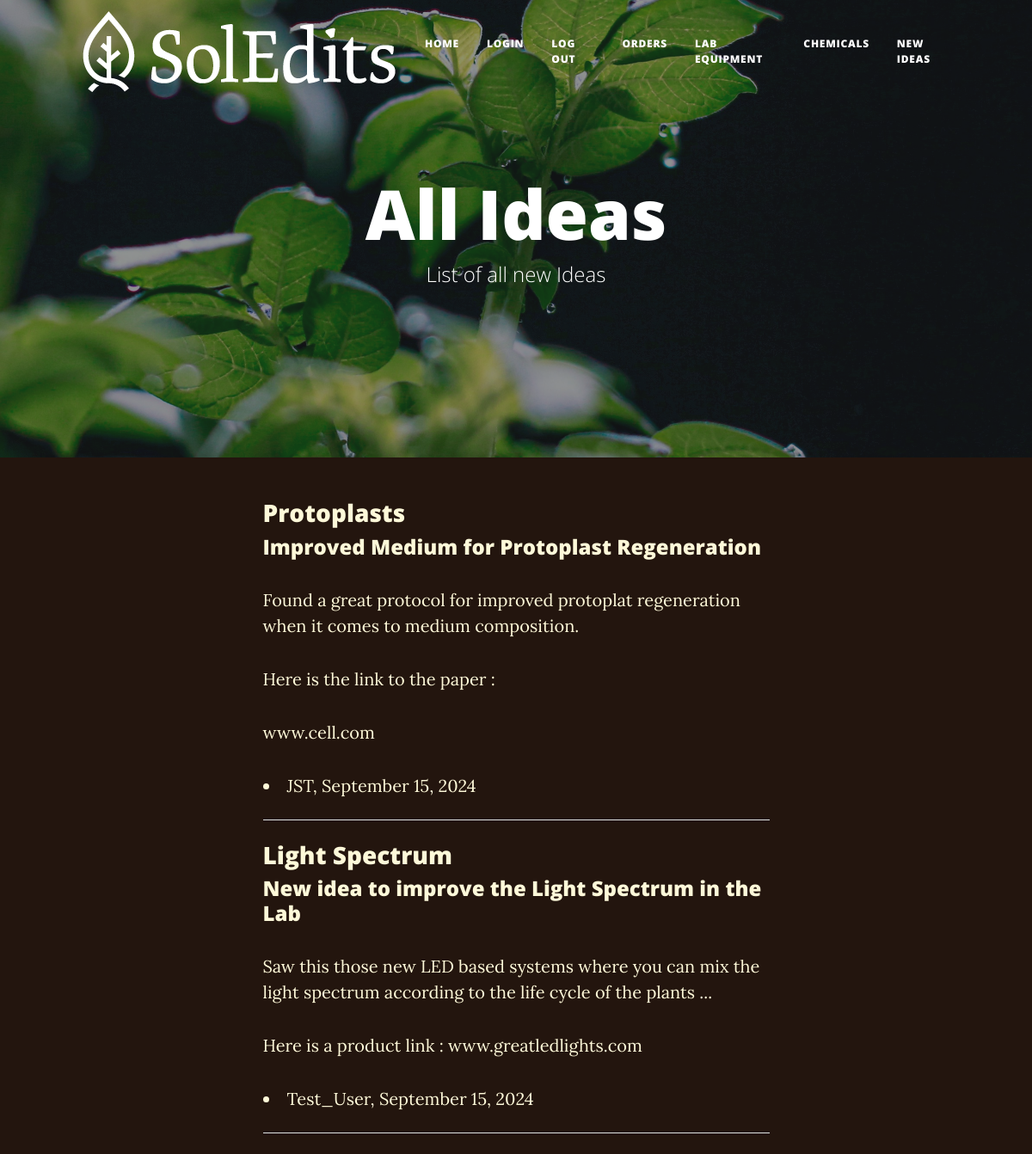
Screenshot of /all_ideas with the database file from the repository.
### main.py (models this page shows)
class Ideas(db.Model):
    __tablename__ = "ideas"
    id: Mapped[int] = mapped_column(Integer, primary_key=True)
    title: Mapped[str] = mapped_column(String(250), unique=True, nullable=False)
    subtitle: Mapped[str] = mapped_column(String(250), unique=True, nullable=False)
    body: Mapped[str] = mapped_column(Text, nullable=False)
    author: Mapped[str] = mapped_column(String(250), nullable=False)
    date: Mapped[str] = mapped_column(String(250), nullable=False)

### main.py (the view)
@app.route('/all_ideas')
def get_all_ideas():
    result = db.session.execute(db.select(Ideas))
    ideas = result.scalars().all()
    return render_template('all_ideas.html', all_posts = ideas)

### templates/all_ideas.html (shortened to what this page needs)
{% include "header.html" %}
<header
  class="masthead"
  style="background-image: url('../static/assets/img/potato_plant1.jpg')"
>
  <div class="container position-relative px-4 px-lg-5">
    <div class="row gx-4 gx-lg-5 justify-content-center">
      <div class="col-md-10 col-lg-8 col-xl-7">
        <div class="site-heading">
          <h1>All Ideas</h1>
          <span class="subheading">List of all new Ideas</span>
        </div>
      </div>
    </div>
  </div>
</header>
<div class="container px-4 px-lg-5">
  <div class="row gx-4 gx-lg-5 justify-content-center">
    <div class="col-md-10 col-lg-8 col-xl-7">
      {% for post in all_posts %}
      <div class="post-preview">
          <h3 class="post-title">{{post.title}}</h3>
          <h4 class="post-subtitle">{{post.subtitle}}</h4>
          <p>{{post.body|safe}}</p>
        <div class="meta">
          <li>
            {{post.author}}, {{post.date}}
          </li>
        </div>
      </div>
      <hr class="my-4" />
      {% endfor %}
    </div>
  </div>
</div>

### templates/header.html (shortened to what this page needs)
<!DOCTYPE html>
<html lang="en">
  <head>
    {% block styles %}
    {{ bootstrap.load_css() }}
    <link
      href="{{ url_for('static', filename='css/styles.css') }}"
      rel="stylesheet"
    />
    {% endblock %}
  </head>
<body>
    <nav class="navbar navbar-expand-lg navbar-light" id="mainNav">
      <div class="container px-4 px-lg-5">
        <img src="static/assets/img/logo.png" alt="Logo">
        <div class="collapse navbar-collapse" id="navbarResponsive">
          <ul class="navbar-nav ms-auto py-4 py-lg-0">
            <li class="nav-item">
              <a
                class="nav-link px-lg-3 py-3 py-lg-4"
                href="{{url_for('home')}}"
                >Home</a
              >
            </li>
            <li class="nav-item">
              <a
                class="nav-link px-lg-3 py-3 py-lg-4"
                href=""
                >Login</a
              >
            </li>
            <li class="nav-item">
              <a
                class="nav-link px-lg-3 py-3 py-lg-4"
                href=""
                >Log Out</a
              >
            </li>
            <li class="nav-item">
              <a
                class="nav-link px-lg-3 py-3 py-lg-4"
                href="{{url_for('make_order')}}"
                >Orders</a
              >
            </li>
            <li class="nav-item">
              <a
                class="nav-link px-lg-3 py-3 py-lg-4"
                href="{{url_for('show_lab_equipment')}}"
                >Lab Equipment</a
              >
            </li>
            <li class="nav-item">
              <a
                class="nav-link px-lg-3 py-3 py-lg-4"
                href="{{url_for('chemicals')}}"
                >Chemicals</a
              >
            </li>
            <li class="nav-item">
              <a
                class="nav-link px-lg-3 py-3 py-lg-4"
                href="{{url_for('post_idea')}}"
                >New Ideas</a
              >
            </li>
          </ul>
        </div>
      </div>
    </nav>
  </body>
</html>

### rows the page displays
Ideas: title "Protoplasts", subtitle "Improved Medium for Protoplast Regeneration", body "Found a great protocol for improved protoplat regeneration when it comes to medium composition. Here is the link to the paper : www.cell.com", author "JST", date "September 15, 2024"
Ideas: title "Light Spectrum", subtitle "New idea to improve the Light Spectrum in the Lab", body "Saw this those new LED based systems where you can mix the light spectrum according to the life cycle of the plants ... Here is a product link : www.greatledlights.com", author "Test_User", date "September 15, 2024"
